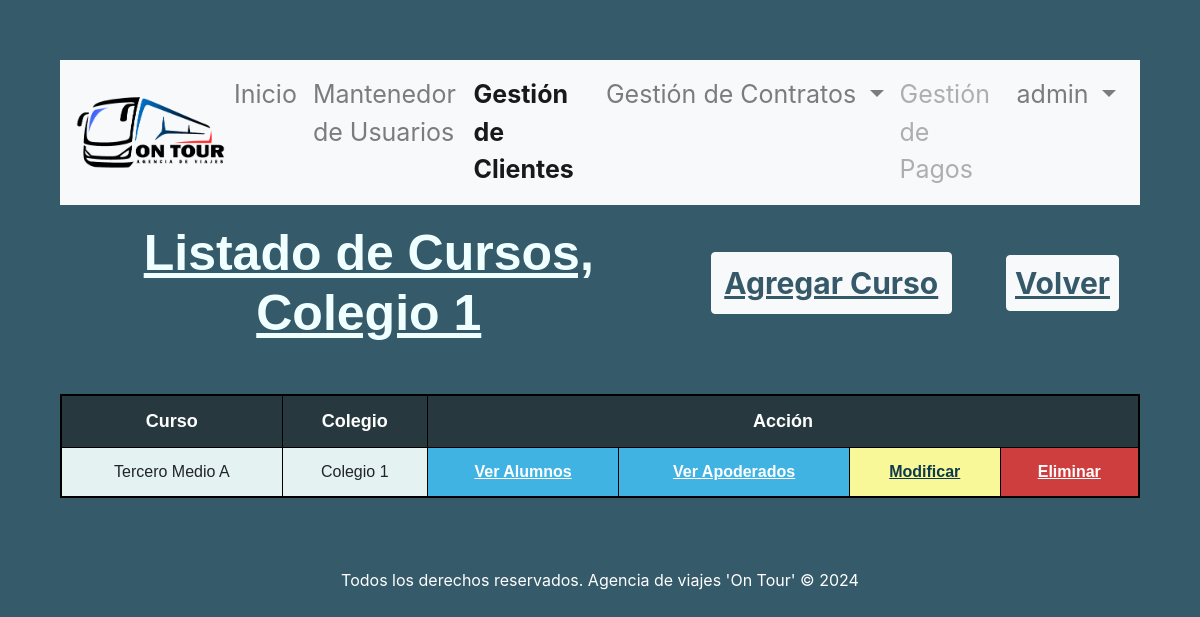
Before: /accounts/crud_cursos/1 (signed in) with the older database file.
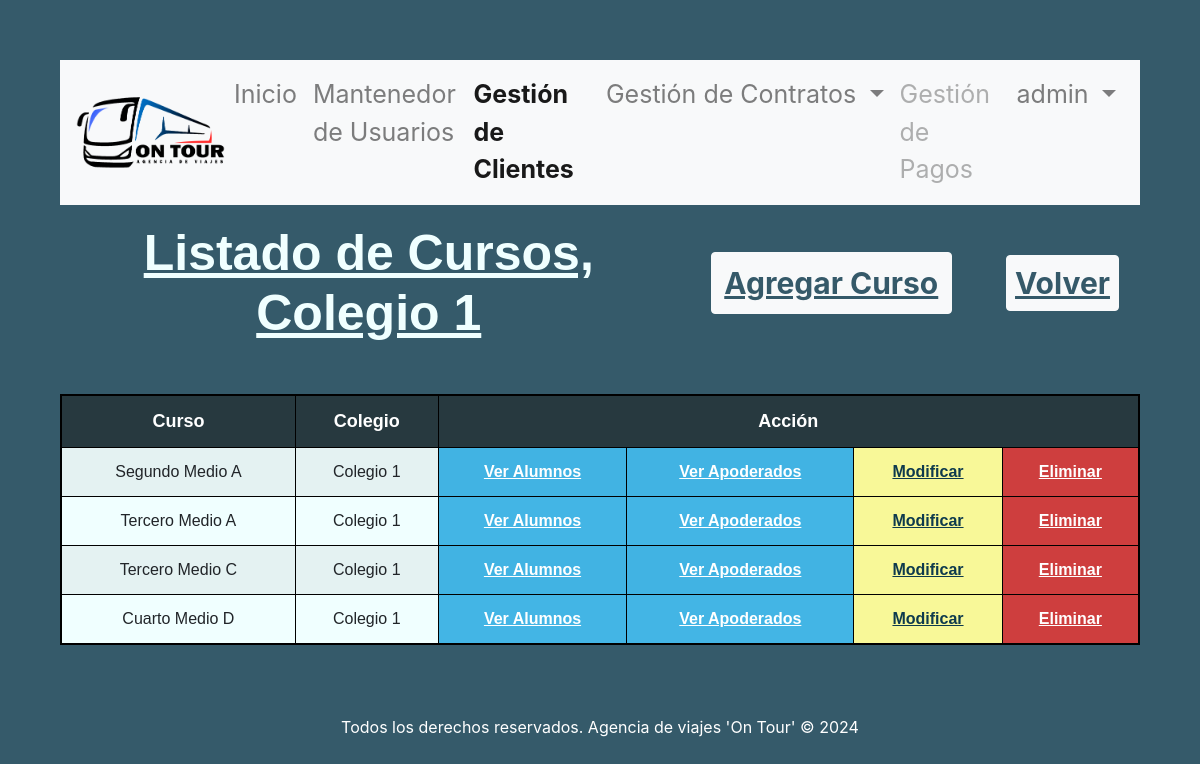
After: the same page with the newer database file.
### gestion_viajes/models.py (models this page shows, shortened)
class Colegio(models.Model):
    id_colegio  = models.AutoField(db_column='idColegio', primary_key=True)
    nombre_colegio = models.CharField(max_length=20, blank=False, null=False)
    direccion_colegio = models.CharField(max_length=20, blank=False, null=False)
    def __str__(self):
        return str(self.nombre_colegio)

class Curso(models.Model):
    id_curso  = models.AutoField(db_column='idCurso', primary_key=True)
    id_nivel = models.ForeignKey('Nivel',on_delete=models.CASCADE, db_column='idNivel')
    letra_curso = models.CharField(max_length=1, blank=False, null=False)
    id_colegio = models.ForeignKey('Colegio',on_delete=models.CASCADE, db_column='idColegio')

class Nivel(models.Model):
    id_nivel  = models.AutoField(db_column='idNivel', primary_key=True)
    nivel     = models.CharField(max_length=20, blank=False, null=False)
    def __str__(self):
        return str(self.nivel)

### gestion_viajes/views.py (the view)
# urls.py: path('crud_cursos/<int:fk>', views.crud_cursos, name='crud_cursos'),
@login_required
def crud_cursos(request, fk):
    cursos = Curso.objects.filter(id_colegio = fk).order_by('id_nivel', 'letra_curso')
    colegio = Colegio.objects.get(id_colegio=fk)
    context = {'cursos': cursos, 'colegio':colegio, 'clase':'gestion_clientes'}
    return render(request, 'gestion_viajes/cursos_list.html', context)

### gestion_viajes/templates/gestion_viajes/cursos_list.html (shortened to what this page needs)
{% extends "gestion_viajes/base.html" %}
{% load static %}
{% block content %}
    <header>
      <div class="row justify-content-center">
        <div class="col-md-7 col-sm-12">
          <h1>Listado de Cursos, {{ colegio.nombre_colegio }}</h1>
        </div>
        <div class="col-md-3 col-sm-12">
          <div class="container-btn">
            <button class="btn btn-light" id="btnAgregar">
              <a href="{% url 'cursosAdd' fk=colegio.id_colegio %}">Agregar Curso</a>
            </button>
          </div>
        </div>
        <div class="col-md-2 col-sm-12">
          <div class="container-btn">
            <button class="btn btn-light" id="btnAgregar">
                <a href="{% url 'crud_colegios' %}">Volver</a>
              </button>
          </div>
        </div>
      </div>
    </header>
    <div class="table-container">
        <table class="table table-striped">
            {% if cursos %}
                <thead>
                    <tr>
                    <th scope="col">Curso</th>
                    <th scope="col">Colegio</th>
                    <th scope="col" colspan="4">Acción</th>
                    </tr>
                </thead>
                <tbody>
                    {% for curso in cursos %}
                        <tr>
                            <td>{{ curso.id_nivel }} {{ curso.letra_curso }}</td>
                            <td>{{ curso.id_colegio }}</td>
                            <td class="td-crud"><a href="{% url 'crud_alumnos' fk=curso.id_curso %}">Ver Alumnos</a></td>
                            <td class="td-crud"><a href="{% url 'crud_apoderados' fk=curso.id_curso %}">Ver Apoderados</a></td>
                            <td class="td-update"><a href="{% url 'cursos_edit' pk=curso.id_curso fk=curso.id_colegio.id_colegio %}">Modificar</a></td>
                            <td class="td-delete"><a href="{% url 'cursos_del' pk=curso.id_curso fk=curso.id_colegio.id_colegio %}">Eliminar</a></td>
                        </tr>
                    {% endfor %}
                </tbody>
            {% endif %}
        </table>
    </div>
{% endblock %}

### gestion_viajes/templates/gestion_viajes/base.html (shortened to what this page needs)
<!DOCTYPE html>
<html lang="en">
    <head>
        {% load static %}
        <link
          rel="stylesheet"
          href="https://cdn.jsdelivr.net/npm/bootstrap@4.6.2/dist/css/bootstrap.min.css"
        />
        <link rel="stylesheet" href="{% static 'css/styles.css' %}" />
      </head>
<body>
    <nav class="navbar navbar-expand-lg navbar-light bg-light">
        <a class="navbar-brand" href="{% url 'index' %}"><img src="{% static 'img/logoontour.png' %}" alt="logo" class="img-fluid"></a>
        <div class="collapse navbar-collapse" id="navbarSupportedContent">
          <ul class="navbar-nav mr-auto">
            {% if clase == 'index' %}<li class="nav-item active">{% else %}<li class="nav-item">{% endif %}
              <a class="nav-link" href="{% url 'index' %}">Inicio</a>
            </li>
            {% if user.is_staff %}
            {% if clase == 'gestion_usuarios' %}<li class="nav-item active">{% else %}<li class="nav-item">{% endif %}
                    <a class="nav-link" href="{% url 'crud_usuarios' %}">Mantenedor de Usuarios</a>
                </li>
            {% endif %}
            {% if clase == 'gestion_clientes' %}<li class="nav-item active">{% else %}<li class="nav-item">{% endif %}
              <a class="nav-link" href="{% url 'crud_colegios' %}">Gestión de Clientes</a>
            </li>
            {% if clase == 'gestion_contratos' %}<li class="nav-item dropdown active">{% else %}<li class="nav-item dropdown">{% endif %}
                <a class="nav-link dropdown-toggle" href="#"  id="navbarDropdown" role="button" data-toggle="dropdown" aria-haspopup="true" aria-expanded="false">
                  Gestión de Contratos
                </a>
            </li>
            <li class="nav-item">
              <a class="nav-link disabled" href="#">Gestión de Pagos</a>
            </li>
            <li class="nav-item dropdown">
                <a class="nav-link dropdown-toggle" href="#" id="navbarDropdown" role="button" data-toggle="dropdown" aria-haspopup="true" aria-expanded="false">
                    {{ user.username }}
                </a>
            </li>
          </ul>
        </div>
      </nav>
    {% block content %}{% endblock %}
    <footer><p>Todos los derechos reservados. Agencia de viajes 'On Tour' &copy; 2024</p></footer>
</body>
</html>

### gestion_viajes/static/css/styles.css (style rules this page uses)
body { background-color: rgba(14, 58, 77, 0.836); margin: 5%; }
header .row { margin-bottom: 3%; vertical-align: middle; align-items: center; }
header h1 { text-align: center; margin-top: 3%; margin-bottom: 3%; color: azure; font-weight: bold; font-size: 50px; font-family:'Trebuchet MS', 'Lucida Sans Unicode', 'Lucida Grande', 'Lucida Sans', Arial, sans-serif; text-decoration: underline; }
.navbar-brand { padding: 0; margin-right: 0; display: flex; align-items: center; }
.navbar-brand .img-fluid { max-width: 150px; height: auto; }
.navbar-nav { margin-left: auto; }
.nav-item { font-size: 25px; }
.nav-item.active { font-weight: bold; }
footer { text-align: center; color: white; margin-top: 5%; margin-bottom: auto; }
.container-btn { text-align: center; margin-top: 2%; margin-bottom: 2%; }
.container-btn #btnAgregar { padding-left: 5%; padding-right: 5%; padding-top: 3%; padding-bottom: 3%; font-size: 30px; font-weight: bold; color: rgba(14, 58, 77, 0.836); text-align: center; align-items: center; }
.container-btn #btnAgregar a { color: rgba(14, 58, 77, 0.836); text-decoration: underline; }
.table-container { overflow-x:auto; }
.table-striped { background-color: azure; border: 2px solid black; text-align: center; font-family:'Trebuchet MS', 'Lucida Sans Unicode', 'Lucida Grande', 'Lucida Sans', Arial, sans-serif; }
.table-striped th { font-size: 18px; background-color: rgba(1, 18, 26, 0.836); color: white; }
.table-striped th, .table-striped td { border: 1px solid black !important; }
.table-striped .td-update { background-color: rgb(248, 248, 152); }
.table-striped .td-update a { color: rgba(14, 58, 77); font-weight: bold; text-decoration: underline; }
.table-striped .td-delete { background-color: rgb(206, 62, 62); }
.table-striped .td-delete a { color: white; font-weight: bold; text-decoration: underline; }
.table-striped .td-crud { background-color: rgba(34, 167, 224, 0.836); }
.table-striped .td-crud a { color: white; font-weight: bold; text-decoration: underline; }

Changed rows visible on the page:
added Curso: id_nivel "Segundo Medio", letra_curso "A", id_colegio "Colegio 1"
added Curso: id_nivel "Tercero Medio", letra_curso "C", id_colegio "Colegio 1"
added Curso: id_nivel "Cuarto Medio", letra_curso "D", id_colegio "Colegio 1"
